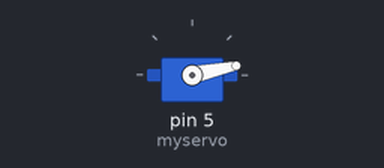
Bench run of a sketch on a simulated Arduino Uno, built with avr-gcc and run on an emulated ATmega328P. On the bench: servo.

Above: at 0.05 s.
At 0.9 s:
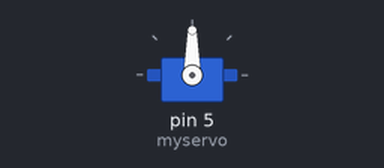
At 1.8 s:
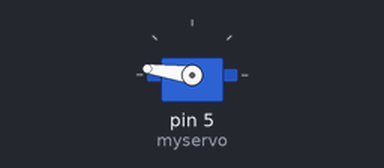
At 3.6 s:
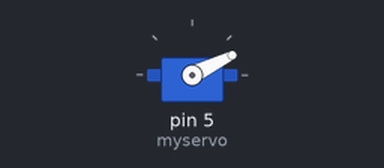
Timing chart, 0 to 8.6 s (numbered marks = the images above):
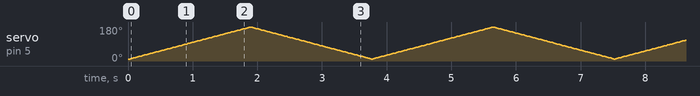

The sketch:

8_solution_2.ino
```cpp
// Servo motor wiping using non-blocking timer

// ---------------------------------------------- Libraries

#include <Servo.h>

// ---------------------------------------------- Variables

// Create servo object en helper variables
Servo myservo;
int pos; // stores position
int pos_min = 10;   // servo minimum and maximum angle limit,
int pos_max = 180;  // to avoid shaking motor when over-extending = bad for servo!

boolean wipe_direction;  // stores which way servo is moving

unsigned long time_now;
unsigned long timer_mark;
unsigned long timer_interval = 10; // 10ms steps

void setup() {

  // attaches the servo on pin 5 to the servo object
  myservo.attach(5);
  // call custom function to go to minimum position
  resetPos();
}

void loop() {

  if (timerElapsed()) {

    // if direction is 1 wipe left (up), if 0 wipe right (down)
    if (wipe_direction == 1) {
      pos += 1; // increment pos value by x
    } else {
      pos -= 1; // decrement pos value by x
    }
    pos = constrain(pos, pos_min, pos_max); // constrain new pos within limits range
    myservo.write(pos); // move to new pos

    // if limit reached, flip direction
    if (pos == pos_min) {   // at min, wipe left
      wipe_direction = 1;
    }
    if (pos == pos_max) {   // at max, wipe right
      wipe_direction = 0;
    }
  }
}

void resetPos() {
  // servo to start pos
  pos = pos_min;
  myservo.write(pos);
}

boolean timerElapsed() {

  // what time is it now?
  // Ie. how many milliseconds have elapsed since boot up?
  time_now = millis();

  // has the interval duration since last time mark elasped?
  if (time_now > timer_mark + timer_interval) {
    timer_mark = time_now;  // yes, store new time mark and return true value
    return true;
  } else {                  // no, return false value
    return false;
  }

}
```
